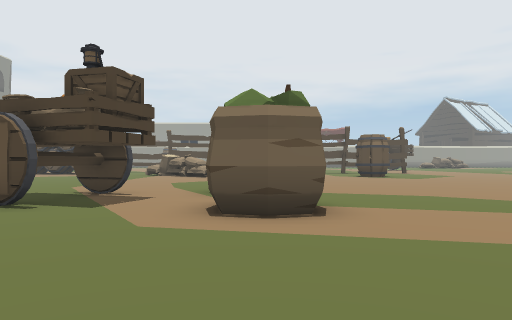
view 1 (above)

23 first-person views from a walk through a scene from a Unity 3-D project. The camera is 1.4 m above the floor, looks level and sees 70° across. The floor is counted in squares, 2 m on a side. Each view is taken from the middle of a square. On the plan, view 1 faces up. The plan holds only what a view shows up to about 11 squares ahead; the rest is blank. The place goes on beyond the plan. The player is left out.

view 2
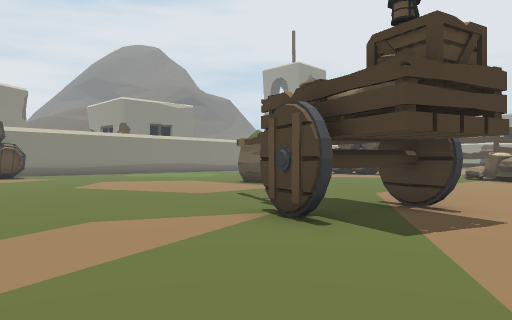

view 3
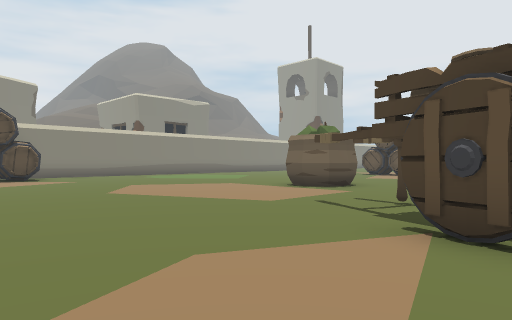

view 4
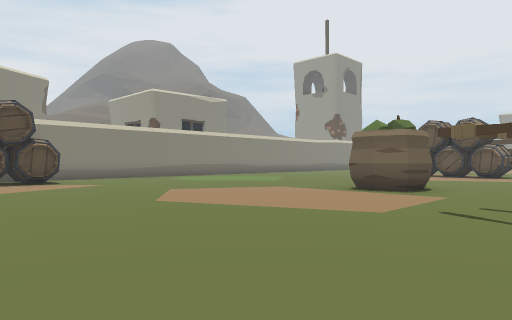

view 5
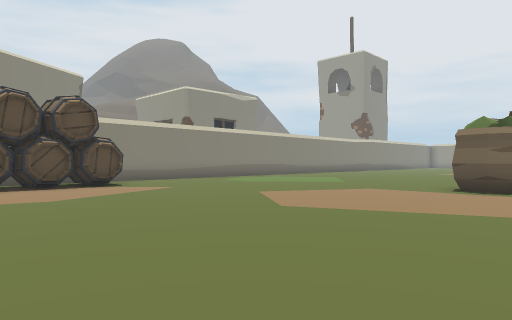

view 6
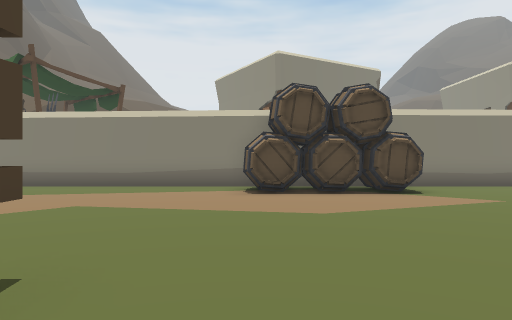

view 7
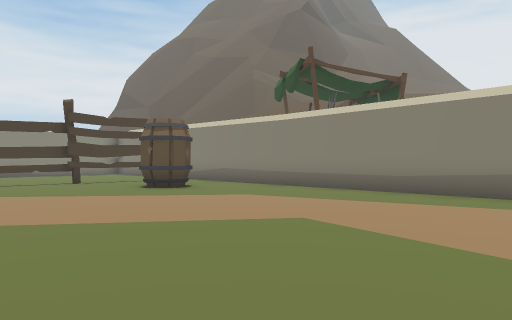

view 8
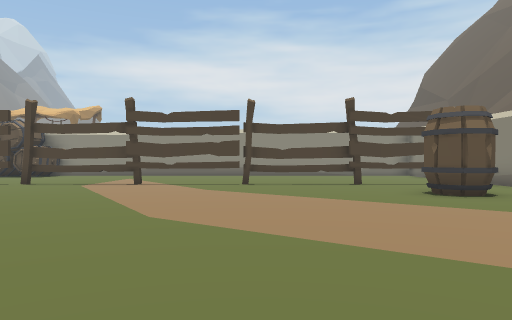

view 9
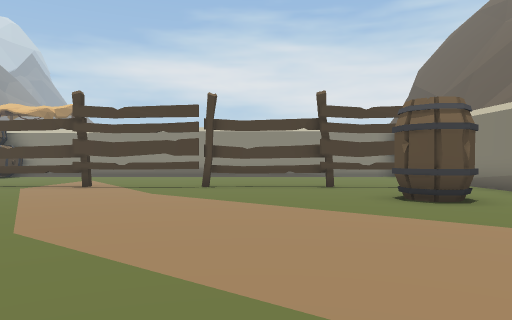

view 10
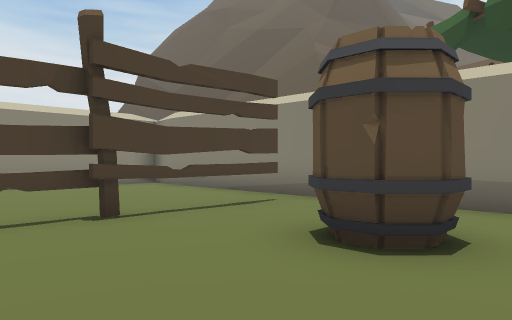

view 11
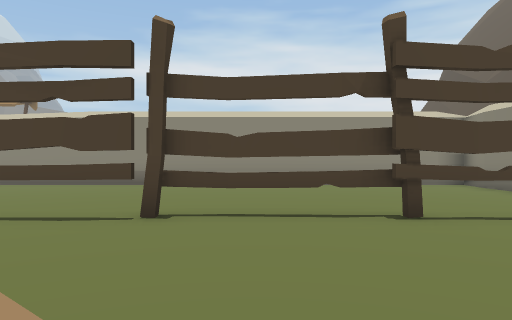

view 12
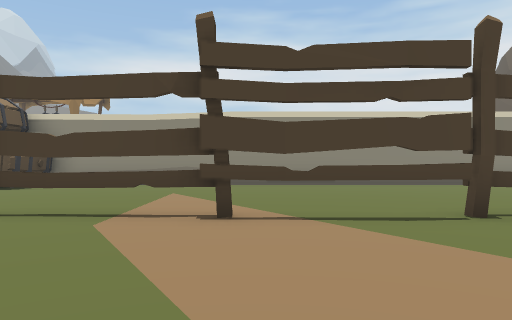

view 13
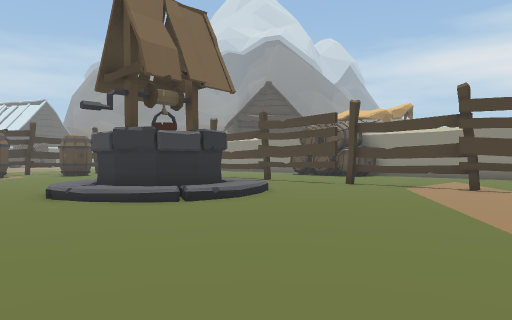

view 14
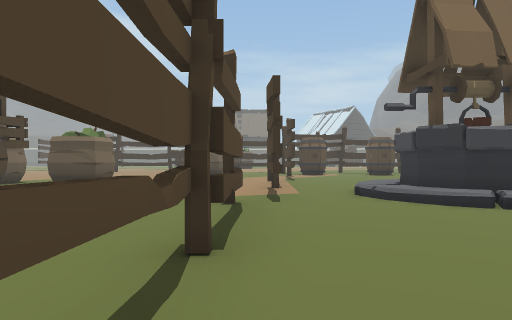

view 15
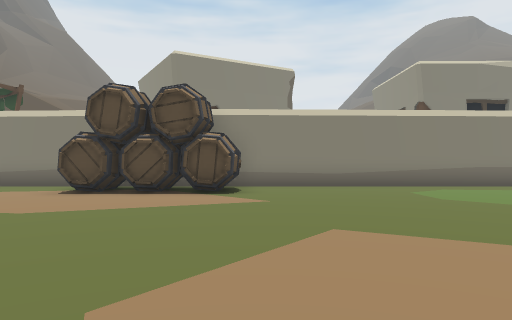

view 16
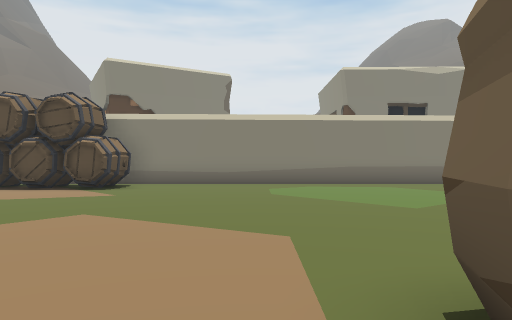

view 17
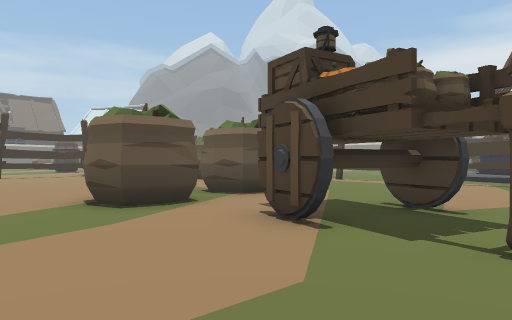

view 18
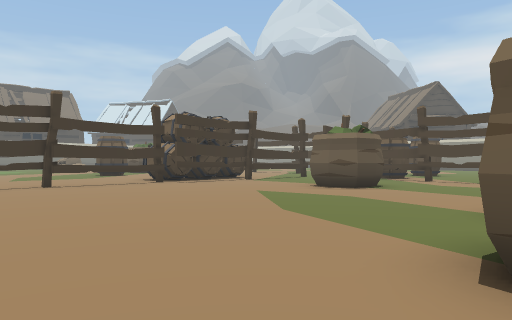

view 19
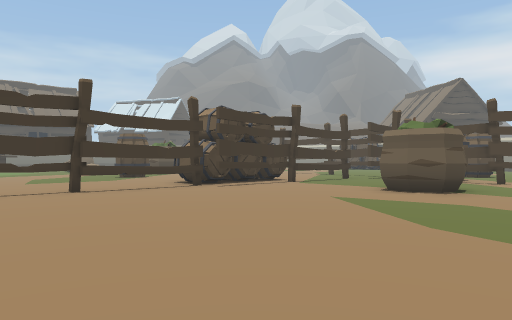

view 20
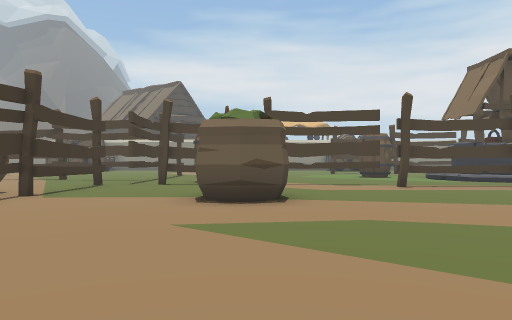

view 21
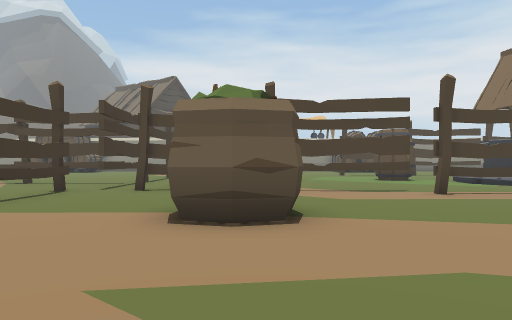

view 22
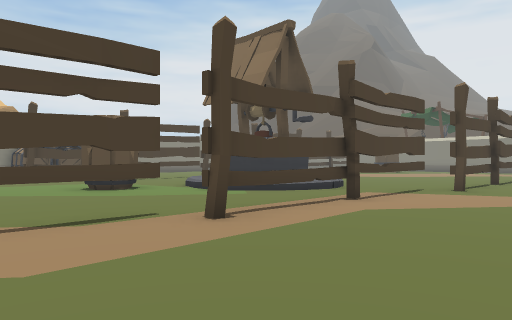

view 23
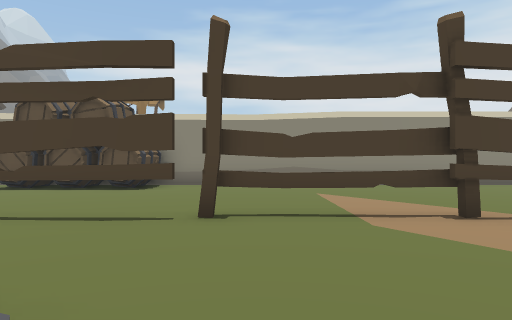

### Floor plan
Key: @ floor where view 1 was taken; # wall or solid block; x gap in a wall; . main floor; : floor 0.5 m higher than the main floor; / step, stairs or slope; T thing the floor can be seen under or through; O other object.
Columns run from 19 left of view 1 to 15 right of it. Each row starts with its distance up from view 1.
 11 #........  O...... . ......
 10 #.........OO.................
  9 #..................O.........#.....
  8 #..............x#.OO.........T.....
  7 #...............#..O.........T....
  6 #..............#...OO........T...
  5 #OO................OO........#O.
  4 #OO..........................OO
  3 #OO.....................OO...O
  2 #OO.....................OO..T.
  1 #.......###.................T.O
  0 #..........##TTTTT.@........T..
 -1 #................TTTTTx## ..T...
 -2 #..............//........ #.T...
 -3 #.............:##:......   .T...
 -4 #............/####......    #####
 -5 #............/#  #.....
 -6 #.O#..........// /.O..
 -7 #..O............ .....
 -8 #...............   ...
 -9 #xxTT...TxT.. xTT  ...
-10 #...TTTT..TTTT...   #
-11 #.................
-12 #..................
-13 #...................
-14 #...............OOOO
-15 ################OOOO

Where each view was taken, in squares from view 1:
view 1: 0 up, 0 right, facing up
view 2: 2 up, 1 left, facing up-left
view 3: 2 up, 3 left, facing up-left
view 4: 2 up, 5 left, facing up-left
view 5: 1 up, 7 left, facing up-left
view 6: 2 up, 9 left, facing left
view 7: 2 up, 11 left, facing down-left
view 8: 1 up, 12 left, facing down
view 9: 0 up, 13 left, facing down
view 10: 5 down, 13 left, facing down-left
view 11: 5 down, 13 left, facing down
view 12: 5 down, 9 left, facing down
view 13: 0 up, 11 left, facing down-right
view 14: 0 up, 11 left, facing right
view 15: 6 up, 9 left, facing left
view 16: 9 up, 8 left, facing left
view 17: 11 up, 6 left, facing down-right
view 18: 11 up, 0 right, facing down-right
view 19: 11 up, 2 right, facing down-right
view 20: 9 up, 5 right, facing down
view 21: 7 up, 5 right, facing down
view 22: 3 up, 4 right, facing down-left
view 23: 5 down, 6 left, facing down
